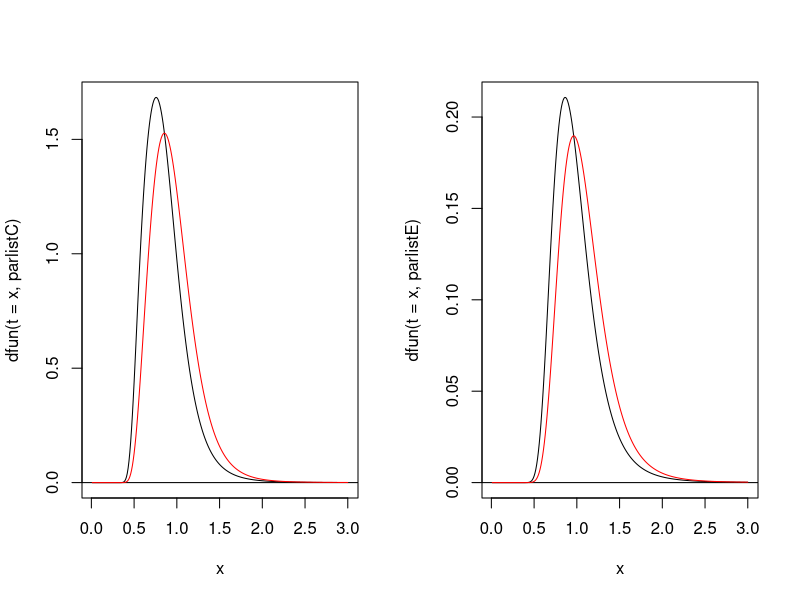
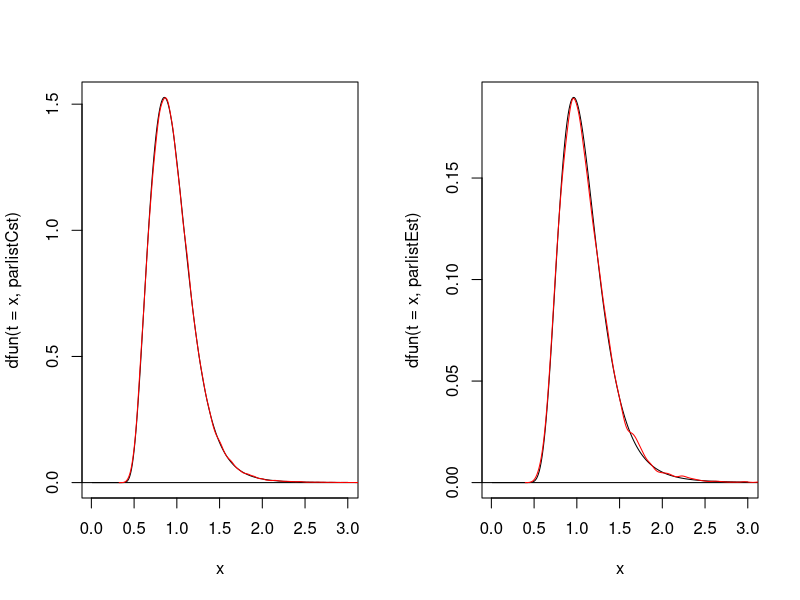

R code for these plots, in order:
require(truncnorm,quietly=T)
# "posdrifts" version, truncated normal positive drifts

# Distribution random and start funcitons for ballistic normal drift uniform 
# start point two choice model (classic LBA)
#
# Start, distribution and random funcitons for ballistic normal drift uniform 
# start point two choice model (classic LBA)
# generic function names start=sfun PDF=dfun, CDF=pfun, random sample=rfun
# sfun called by mt.R, dfun and pfun by fitting.R, and rfun by simdat in latter

#aprior=.5;minter=.1;tertune=.9
sfun <-function(dati,pnams,pc=.01,
                aprior=.5,tertune=.9,Atune=.5,unitv=F,st0=.05) {
  # Generic LBA start routine for binary (correct/error) choice 
  # Outputs standard b, A, v, sv, ter parameterization by adding columns to
  # design attribute of dati (data from one "rlevls" cell with both correct 
  # and error data) assuming:
  #  Pr(error)=(num_err+aprior)/(num_resp+2*aprior)
  #  Correct and error drift rates sum to one, vE = Pr(error)
  #  Equal variance SDT sv (with 
  #  ter = tertune * min(rt)
  #  b = 2 * (mean_correct_rt-ter)/vC
  #  A = b*Atune
  
  Di <- attr(dati,"D")
  minter <- as.numeric(dimnames(Di$nc)$minmax[1])*1.01
  # Define output
  ncols=5
  cnams <- c("b","A","v","sv","ter")
  if (any(pnams=="st0")) {
    cnams <- c(cnams,"st0")
    ncols <- ncols+1
  }
  if (any(pnams=="pc")) {
    cnams <- c(cnams,"pc")
    ncols <- ncols+1
  }
  LBAstarts <- matrix(nrow=dim(Di$D)[1],ncol=ncols)
  dimnames(LBAstarts) <- list(NULL,cnams)    
  # identify respone levels
  rlevs <- as.numeric(levels(dati$rcell))
  for (i in rlevs) {
    # get data for current response level
    datii <- dati[dati$rcell==i,]
    # get cells that correspond to current response level
    tmp <- as.numeric(row.names(Di$D))[Di$D$rcell==i]
    Cname <- Di$SC[1] # ASSUMES FIRST SC SCORES CORRECT
    # identify cells for correct and error responses
    cc <- tmp[as.logical(Di$D[tmp,Cname])] 
    ec <- tmp[!as.logical(Di$D[tmp,Cname])]
    # robust proportion correct 
    Pc <- (sum(as.logical(datii[,Cname]))+aprior)/(dim(datii)[1]+2*aprior)
    # relevant RTs
    rt <- datii[,Di$RT]
    # heuristics for v bounded 0-1
    vC <- Pc 
    vE <- 1-Pc 
    sv <- (vE-vC)/(2*qnorm(1-Pc))
    if (!is.finite(sv)) sv <- 1    #########################
    ter <- pmax(tertune*min(rt[rt>minter])-st0,minter)
    b <- (mean(rt[as.logical(datii[[Cname]])]-ter)*vC)/(1-Atune)
    A <- b*Atune
    if (!unitv) {
      vC <- vC/sv
      vE <- vE/sv
      sv <- 1
    }
    nacc=length(cc)
    cc.cols <- cbind(rep(b,nacc),rep(A,nacc),rep(vC,nacc),
                     rep(sv,nacc),rep(ter,nacc))
    nerr=length(ec)
    ec.cols <- cbind(rep(b,nerr),rep(A,nerr),rep(vE,nerr),
                     rep(sv,nerr),rep(ter,nerr))  
    if (any(pnams=="st0")) {
      cc.cols <- cbind(cc.cols,rep(st0,nacc))
      ec.cols <- cbind(ec.cols,rep(st0,nerr))
    }
    if (any(pnams=="pc")) {
      cc.cols <- cbind(cc.cols,rep(pc,nacc))
      ec.cols <- cbind(ec.cols,rep(pc,nerr))
    }
    LBAstarts[cc,] <- cc.cols
    LBAstarts[ec,] <- ec.cols
  }
  M2P(data.frame(LBAstarts))
}


dfun=function(t,parlist,silent=TRUE,cv=NULL) {  
  # Defective PDF for responses on node 1 
  # st0>0: adds t0 variability convolution by numerical integration.
  # If length ter or st0 >1, first value used for all, other values ignored

  ################# SINGLE UNIT FUNCTIONS

  pnormP <- function(x,mean,sd,lower.tail=F){ifelse(abs(x)<7,pnorm(x),ifelse(x<0,0,1))}  
  dnormP <- function(x,mean,sd,lower.tail=F){ifelse(abs(x)<7,dnorm(x),0)}
  
  fptpdf=function(z,A,b,v,sv) {
    # pdf for a single unit
    if (A<1e-10) # LATER solution 
      return(pmax(0,((b/z^2)*dnormP(b/z,mean=v,sd=sv))/
                   pmax(pnormP(v/sv),1e-10))) # posdrifts
    zs=z*sv ; zu=z*v ; bminuszu=b-zu
    bzu=bminuszu/zs ; bzumax=(bminuszu-A)/zs
    pmax(0,((v*(pnormP(bzu)-pnormP(bzumax)) +
             sv*(dnormP(bzumax)-dnormP(bzu)))/A)/
         pmax(pnormP(v/sv),1e-10)) # posdrifts
  }

  fptcdf=function(z,A,b,v,sv) {
    # cdf for a single unit
    if (A<1e-10) # LATER solution 
      return( pmin(1,pmax(0,(pnormP(b/z,mean=v,sd=sv,lower.tail=F))/
                          pmax(pnormP(v/sv),1e-10))) ) # posdrifts
    zs=z*sv ; zu=z*v ; bminuszu=b-zu ; xx=bminuszu-A
    bzu=bminuszu/zs ; bzumax=xx/zs
    tmp1=zs*(dnormP(bzumax)-dnormP(bzu))
    tmp2=xx*pnormP(bzumax)-bminuszu*pnormP(bzu)
    pmin(pmax(0,(1+(tmp1+tmp2)/A)/
              pmax(pnormP(v/sv),1e-10)),1) # posdrifts
  }

  n1PDFfixedt0=function(t,A,b,v,sv,silent=T) {
    # Generates defective PDF for responses on node #1.
    N <- length(v) # Number of responses.
    if (N>2) {
      tmp <- array(dim=c(length(t),N-1))
      for (i in 2:N) tmp[,i-1] <-
        fptcdf(z=t,A=A[i],b=b[i],v=v[i],sv=sv[i])
      G <- apply(1-tmp,1,prod)
    } else {
      G <- 1-fptcdf(z=t,A=A[2],b=b[2],v=v[2],sv=sv[2])
    }
    out <- G*fptpdf(z=t,A=A[1],b=b[1],v=v[1],sv=sv[1])
    out[t<=0 | !is.finite(out)] <- 0
    out
  }
  
  t <- t-parlist$ter[1]
  if (!any(names(parlist)=="st0") || parlist$st0[1]<.001) { 
    return(n1PDFfixedt0(t,
      A=parlist$A,b=parlist$b,v=parlist$v,sv=parlist$sv))
  } else {
    tmpf <- function(tau,ti0,A,b,v,sv,rate) 
      n1PDFfixedt0(tau,A,b,v,sv)*dexp(ti0-tau,rate)
    outs <- numeric(length(t))
    for (i in 1:length(outs)) {
      tmp <- try(integrate(f=tmpf,
        lower=0,upper=t[i],ti0=t[i],
        A=parlist$A,b=parlist$b,v=parlist$v,sv=parlist$sv,
        rate=1/parlist$st0[1])$value,silent=silent)
      if (is.numeric(tmp)) 
        outs[i] <- tmp else
        outs[i] <- 0
    }
    return(outs)
  }
}

# t=dati[is.finite(dati[,D$RT]),D$RT]
# doCDF=F
# parlist=list(A=p$A[isin],b=p$b[isin],v=p$v[isin],
#   sv=p$sv[isin],ter=p$ter[isin],st0=p$st0[isin])
pfun=function(t,parlist,doCDF=T,silent=T,cv=NULL) {
  # Defective CDF for responses on node 1
  # doCDF=F returns inter-t probabilities
  # assumes t is sorted in increasing order with no ties

  outs <- numeric(length(t))
  bad <- t-parlist$ter[1]<=0
  if (all(bad)) return(outs)
  bounds <- c(0,t[!bad]) # Must be at least two as largest t is Inf
  badoffset <- sum(bad)
  if (any(names(parlist)=="st0") && parlist$st0[1]<1e-6)
    parlist$st0[1] <- 0 # integral of intergal can fail for st0 small
  for (i in 1:(length(bounds)-1)) {
    tmp="error"
    repeat {
      if (bounds[i]>=bounds[i+1]) {
        outs[i+badoffset] <- 0
        break
      }       
      tmp=try(integrate(f=dfun,lower=bounds[i],upper=bounds[i+1],
        parlist=parlist)$value,silent=silent)
      if (is.numeric(tmp)) {
        outs[i+badoffset] <- tmp
        break
      }
      # Try smart lower bound.
      if (bounds[i]<=0) {
        bounds[i] <- max(c((parlist$b-0.98*parlist$A)/
		      (max(mean(parlist$v),parlist$v[1])+2*parlist$sv),1e-10))
		    next
      }
      # Try smart upper bound.
      if (bounds[i+1]==Inf) {
        bounds[i+1] <- max(0.02*parlist$b/
          (mean(parlist$v)-2*parlist$sv))
		    next
      }
      return(rep(0,length(outs)))
    }
  }
  if (doCDF) cumsum(outs) else outs
}


# ns=nsim;pi=p[isin,]
# onen=1e4; maxsamp=1e6; warn=T
rfun=function(ns,pi,tlohi,onen=1e4,maxsamp=1e6,warn=T,sim.mult=NA,remove.outliers=TRUE) {
# PARAMETERS
#   ns: number of RTs for each response
#   pi: data frame with columns ter, v sv, b and A (at least), one row per accumulator
#   tlohi: lower and upper limits of uniform contaminant
#   onen: number to simulate per loop
#   maxsamp: limit on number of samples to take before giving up
# RETURN list with named elements 
#   rt: matrix[ns rows per choice,contaminate=0/1,choice=1:number of accumulators,rt]
#   n: number samples for each accumulator
  
  # take 5% more than biggest per cycle
  if (max(ns)<onen) onen <- round(max(ns)*1.05)
  nacc <- dim(pi)[1]
  RT <- matrix(ncol=sum(ns),nrow=3)
  Ns <- numeric(nacc)
  nsamp <- 0
  Ni <- 0
  full2col <- 0
  if (!is.na(sim.mult)) { # simulated subjects information
    n1 <- sum(ns)/sim.mult
    sim <- vector(mode="list",length=sim.mult)
    repn <- 0
  } else sim=NULL  
  repeat {
    nsamp <- nsamp + onen # number of samples taken
    rts <- matrix(rtruncnorm(n=nacc*onen,a=0,mean=pi$v,sd=pi$sv),nrow=nacc) # actually v
    Ni <- dim(rts)[2] # maybe < onen left 
    rts <- (pi$b-runif(nacc*Ni,0,pi$A))/rts # divide by v
    rts <- rts+pi$ter # will allow different ter for each response
    # pick the smallest
    win <- apply(rts,2,function(x){m=which.min(x);c(m,x[m])}) 
    # t0 noise
    if (any(names(pi)=="st0")) 
      win[2,] <- win[2,] + rexp(Ni,1/pi$st0[1])
    if (remove.outliers) {
      bad <- win[2,] <= tlohi[1] | win[2,] >= tlohi[2]
      win <- win[,!bad]
    }       
    Ni <- dim(win)[2]  
    # contaminate
    if ( any(names(pi)=="pc") )
      win <- rbind(rbinom(Ni,1,pi$pc[1]),win) else
        win <- rbind(rep(0,Ni),win)
    if ( any(as.logical(win[1,])) ) { # contaminated
      win[2,as.logical(win[1,])] <- sample(nacc,sum(win[1,]),T)            # choice
      win[3,as.logical(win[1,])] <- runif(sum(win[1,]),tlohi[1],tlohi[2])  # rt
    }
    # number of each choice to add
    Nsi <- as.vector(table(factor(win[2,],1:nacc))) 
    nadd <- ns-Ns # number left to reach ns
    toadd <- !logical(Ni) 
    for (i in 1:nacc) { # set toadd to T for first nadd choices
      isi <- win[2,]==i
      if (any(isi)) toadd[isi] <- c(1:sum(isi))<=nadd[i]
    }
    endcol <- full2col+sum(toadd) # insert into RT
    if (endcol>full2col) # Is there something to add?
      RT[,(full2col+1):(endcol)] <- win[,toadd]
    full2col <- endcol
    Ns <- Ns + Nsi # number inserted
    if ( !is.null(sim) && (repn <= sim.mult) ) {
      sims <- data.frame(t(win))
      names(sims) <- c("contam","r","rt")
      sims$r <- factor(sims$r,levels=1:length(ns),labels=names(ns))
      navail <- pmin(dim(sims)[1] %/% n1,length(sim)-repn)
      if (navail>0) for (i in 1:navail) {
        sim[[repn+i]] <- sims[(((i-1)*n1)+1):(i*n1),]
      }
      repn <- repn+navail
    }  
    if ( ( (!is.null(sim) & (repn >= sim.mult)) & all(Ns >= ns) ) | nsamp >= maxsamp) break
  }
  if (warn && nsamp > maxsamp)
    warning(paste("Unable to get sufficient samples. Required =",
      paste(ns,collapse=" "),"Obtained =",paste(Ns,collapse=" ")))
  names(Ns) <- names(ns)
  list(n=Ns,rt=cbind(contaminate=RT[1,],choice=RT[2,],rt=RT[3,]),sims=sim)
}

A=c(1,1); b=c(2,2); vC=c(2,1); vE=c(1,2); svC=c(.5,.5); svE=c(.5,.5); ter=c(.1,.1); st0=c(.1,.1)
parlistC=list(A=A,b=b,v=vC,sv=svC,ter=ter)
parlistE=list(A=A,b=b,v=vE,sv=svE,ter=ter)
parlistCst=list(A=A,b=b,v=vC,sv=svC,ter=ter,st0=st0)
parlistEst=list(A=A,b=b,v=vE,sv=svE,ter=ter,st0=st0)

x=c(1:300)/100; par(mfcol=c(1,2))
plot(x,dfun(t=x,parlistC),type="l");abline(h=0)
lines(x,dfun(t=x,parlistCst),col="red")
plot(x,dfun(t=x,parlistE),type="l");abline(h=0)
lines(x,dfun(t=x,parlistEst),col="red")
print(pfun(Inf,parlistC)+pfun(Inf,parlistE))
print(pfun(Inf,parlistCst)+pfun(Inf,parlistEst))

par(mfcol=c(1,2))
tmp=rfun(ns=c(a=1e5,b=1e4),pi=data.frame(parlistCst),tlohi=c(0,100),sim.mult=10)
pc <- tmp$n[1]/sum(tmp$n)
pce=pfun(Inf,parlistCst)
c(pc,pce,pc-pce)
plot(x,dfun(t=x,parlistCst),type="l");abline(h=0)
dns <- density(tmp$rt[tmp$rt[,"choice"]==1,"rt"])
dns$y <- dns$y*pc
lines(dns,col="red")
plot(x,dfun(t=x,parlistEst),type="l");abline(h=0)
dns <- density(tmp$rt[tmp$rt[,"choice"]==2,"rt"])
dns$y <- dns$y*(1-pc)
lines(dns,col="red")
